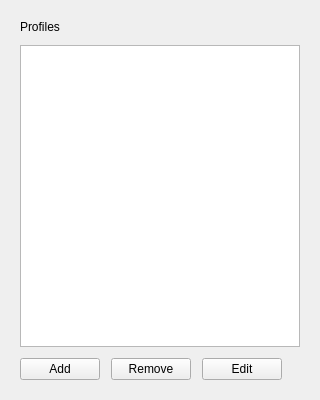
<?xml version="1.0" encoding="UTF-8"?>
<ui version="4.0">
 <class>ProfileBoardWidget</class>
 <widget class="QWidget" name="ProfileBoardWidget">
  <property name="geometry">
   <rect>
    <x>0</x>
    <y>0</y>
    <width>320</width>
    <height>400</height>
   </rect>
  </property>
  <property name="sizePolicy">
   <sizepolicy hsizetype="Fixed" vsizetype="Maximum">
    <horstretch>0</horstretch>
    <verstretch>0</verstretch>
   </sizepolicy>
  </property>
  <property name="minimumSize">
   <size>
    <width>320</width>
    <height>400</height>
   </size>
  </property>
  <property name="maximumSize">
   <size>
    <width>346</width>
    <height>400</height>
   </size>
  </property>
  <property name="windowTitle">
   <string>Form</string>
  </property>
  <layout class="QHBoxLayout" name="horizontalLayout">
   <item>
    <widget class="QStackedWidget" name="stackedWidget">
     <property name="sizePolicy">
      <sizepolicy hsizetype="Expanding" vsizetype="Expanding">
       <horstretch>0</horstretch>
       <verstretch>0</verstretch>
      </sizepolicy>
     </property>
     <property name="currentIndex">
      <number>0</number>
     </property>
     <widget class="QWidget" name="pageProfiles">
      <layout class="QVBoxLayout" name="verticalLayout">
       <property name="spacing">
        <number>11</number>
       </property>
       <item>
        <widget class="QLabel" name="labelProfiles">
         <property name="text">
          <string>Profiles</string>
         </property>
        </widget>
       </item>
       <item>
        <widget class="QListView" name="listViewProfiles">
         <property name="editTriggers">
          <set>QAbstractItemView::EditTrigger::NoEditTriggers</set>
         </property>
         <property name="spacing">
          <number>4</number>
         </property>
        </widget>
       </item>
       <item>
        <layout class="QHBoxLayout" name="horizontalLayoutButtons">
         <item>
          <widget class="QPushButton" name="pushButtonAdd">
           <property name="text">
            <string>Add</string>
           </property>
          </widget>
         </item>
         <item>
          <widget class="QPushButton" name="pushButtonRemove">
           <property name="text">
            <string>Remove</string>
           </property>
          </widget>
         </item>
         <item>
          <widget class="QPushButton" name="pushButtonEdit">
           <property name="text">
            <string>Edit</string>
           </property>
          </widget>
         </item>
         <item>
          <spacer name="horizontalSpacer">
           <property name="orientation">
            <enum>Qt::Orientation::Horizontal</enum>
           </property>
           <property name="sizeHint" stdset="0">
            <size>
             <width>40</width>
             <height>20</height>
            </size>
           </property>
          </spacer>
         </item>
        </layout>
       </item>
      </layout>
     </widget>
     <widget class="QWidget" name="pageEdit">
      <layout class="QVBoxLayout" name="verticalLayout_2">
       <item>
        <layout class="QHBoxLayout" name="horizontalLayoutEditBack">
         <item>
          <widget class="QPushButton" name="pushButtonBack">
           <property name="sizePolicy">
            <sizepolicy hsizetype="Fixed" vsizetype="Fixed">
             <horstretch>0</horstretch>
             <verstretch>0</verstretch>
            </sizepolicy>
           </property>
           <property name="minimumSize">
            <size>
             <width>32</width>
             <height>32</height>
            </size>
           </property>
           <property name="maximumSize">
            <size>
             <width>32</width>
             <height>32</height>
            </size>
           </property>
           <property name="text">
            <string>&lt;</string>
           </property>
           <property name="flat">
            <bool>true</bool>
           </property>
          </widget>
         </item>
         <item>
          <spacer name="horizontalSpacer_3">
           <property name="orientation">
            <enum>Qt::Orientation::Horizontal</enum>
           </property>
           <property name="sizeHint" stdset="0">
            <size>
             <width>40</width>
             <height>20</height>
            </size>
           </property>
          </spacer>
         </item>
        </layout>
       </item>
       <item>
        <spacer name="verticalSpacer_2">
         <property name="orientation">
          <enum>Qt::Orientation::Vertical</enum>
         </property>
         <property name="sizeHint" stdset="0">
          <size>
           <width>20</width>
           <height>40</height>
          </size>
         </property>
        </spacer>
       </item>
       <item>
        <widget class="QLineEdit" name="lineEditAuthor">
         <property name="placeholderText">
          <string>Enter author name</string>
         </property>
        </widget>
       </item>
       <item>
        <widget class="QLineEdit" name="lineEditEmail">
         <property name="placeholderText">
          <string>Enter author email</string>
         </property>
        </widget>
       </item>
       <item>
        <spacer name="verticalSpacer">
         <property name="orientation">
          <enum>Qt::Orientation::Vertical</enum>
         </property>
         <property name="sizeHint" stdset="0">
          <size>
           <width>20</width>
           <height>40</height>
          </size>
         </property>
        </spacer>
       </item>
       <item>
        <layout class="QHBoxLayout" name="horizontalLayoutEditButtons">
         <item>
          <widget class="QPushButton" name="pushButtonSave">
           <property name="text">
            <string>Save</string>
           </property>
          </widget>
         </item>
         <item>
          <spacer name="horizontalSpacer_2">
           <property name="orientation">
            <enum>Qt::Orientation::Horizontal</enum>
           </property>
           <property name="sizeHint" stdset="0">
            <size>
             <width>40</width>
             <height>20</height>
            </size>
           </property>
          </spacer>
         </item>
        </layout>
       </item>
      </layout>
     </widget>
     <widget class="QWidget" name="pageRemove">
      <layout class="QVBoxLayout" name="verticalLayoutRemove" stretch="1,8,1">
       <item>
        <layout class="QHBoxLayout" name="horizontalLayout_2">
         <item>
          <widget class="QPushButton" name="pushButtonRemoveBack">
           <property name="sizePolicy">
            <sizepolicy hsizetype="Fixed" vsizetype="Fixed">
             <horstretch>0</horstretch>
             <verstretch>0</verstretch>
            </sizepolicy>
           </property>
           <property name="minimumSize">
            <size>
             <width>32</width>
             <height>32</height>
            </size>
           </property>
           <property name="maximumSize">
            <size>
             <width>32</width>
             <height>32</height>
            </size>
           </property>
           <property name="text">
            <string>&lt;</string>
           </property>
          </widget>
         </item>
         <item>
          <spacer name="horizontalSpacer_4">
           <property name="orientation">
            <enum>Qt::Orientation::Horizontal</enum>
           </property>
           <property name="sizeHint" stdset="0">
            <size>
             <width>40</width>
             <height>20</height>
            </size>
           </property>
          </spacer>
         </item>
        </layout>
       </item>
       <item>
        <widget class="QLabel" name="labelRemoveQuestion">
         <property name="text">
          <string/>
         </property>
         <property name="alignment">
          <set>Qt::AlignmentFlag::AlignCenter</set>
         </property>
         <property name="wordWrap">
          <bool>true</bool>
         </property>
        </widget>
       </item>
       <item>
        <layout class="QHBoxLayout" name="horizontalLayoutRemoveButtons">
         <item>
          <widget class="QPushButton" name="pushButtonRemoveYes">
           <property name="text">
            <string>Yes</string>
           </property>
          </widget>
         </item>
         <item>
          <widget class="QPushButton" name="pushButtonRemoveNo">
           <property name="text">
            <string>No</string>
           </property>
          </widget>
         </item>
        </layout>
       </item>
      </layout>
     </widget>
    </widget>
   </item>
  </layout>
 </widget>
 <resources/>
 <connections/>
</ui>
